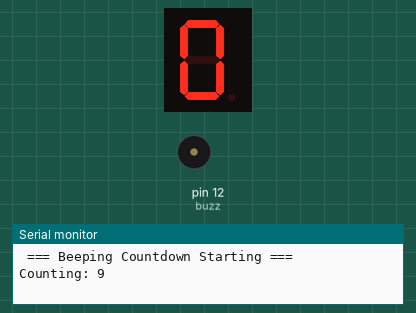
A sketch run on a simulated Arduino Uno, built with avr-gcc and run on an emulated ATmega328P. On the bench: 1-digit seven-segment display, buzzer (waves = sounding), the last lines printed to the serial monitor. Wiring (inferred from the names in the program): 1-digit 7-segment display, segments lit when HIGH: segments pin 4, pin 5, pin 8, pin 7, pin 6, pin 3, pin 2. The segment pins are drawn as the display they are named for.

Above: at 0.3 s.
At 4.3 s:
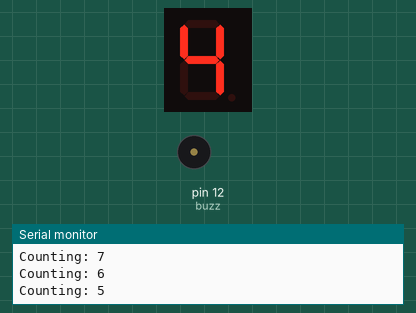
At 9.1 s:
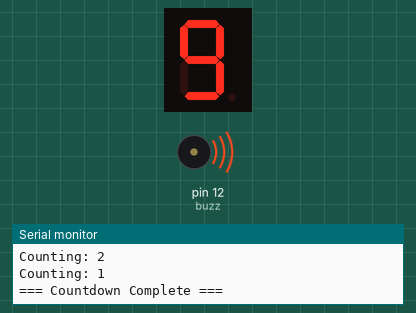
At 10.1 s:
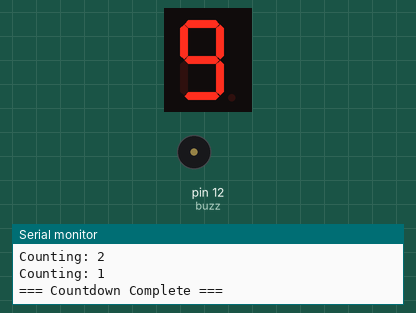
Timing chart, 0 to 11.6 s (numbered marks = the images above):
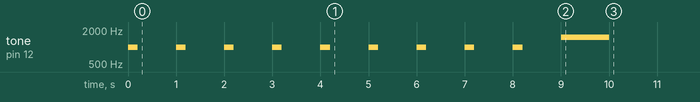

Measured:
- by itself, tone on pin 12 (buzz): plays 1000 Hz for 0.20 s, 1000 Hz for 0.20 s, 1000 Hz for 0.20 s, 1000 Hz for 0.20 s, 1000 Hz for 0.20 s, 1000 Hz for 0.20 s … (10 notes in this stretch)
- what the display in image 1 shows lasts 1.0 s, from 4.0 s to 5.0 s

The sketch:

TASK_5.ino
```cpp
int buzz = 12;
int segmentPins[] = {8,7,6,5,4,3,2};
int numSegments = 7;

byte digits[10][7] = {
  {1, 1, 0, 1, 1, 1, 1},
  {1, 1, 1, 1, 1, 1, 1},
  {1, 0, 0, 1, 1, 0, 0},
  {1 ,1 ,1 ,0 ,1 ,1 ,1},
  {1, 1, 0, 0, 1, 1, 1},
  {1, 0, 0, 1, 0, 1, 1},
  {1, 1, 0, 1, 1, 0, 1},
  {0, 1, 1, 1, 1, 0, 1},
  {1, 0, 0, 1, 0, 0, 0},
  {1, 1, 1, 1, 1, 1, 0},
  };

void showDigit(int x){
   if (x < 0 || x > 9) return;

  for(int i = 0; i < numSegments; i++) {
    digitalWrite(segmentPins[i], digits[x][i]);
  }
}

void setup() {
  Serial.begin(9600);
  pinMode(buzz, OUTPUT);
  for(int i = 0; i < numSegments; i++) {
    pinMode(segmentPins[i], OUTPUT);
  }
  Serial.println(" === Beeping Countdown Starting ===");
  int count = 9;
  while(count >= 1 ) {
    Serial.print("Counting: ");
    Serial.println(count);

    showDigit(count);
    tone(buzz, 1000,200);
    delay(1000);
    count = count - 1;
  }

  showDigit(0);
  tone(buzz, 1500, 1000);
  Serial.println("=== Countdown Complete === ");
}


void loop() {
  // put your main code here, to run repeatedly:

}
```
